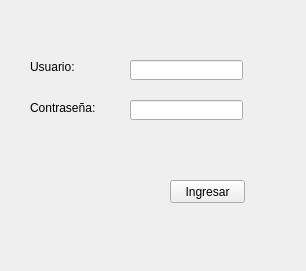
<?xml version="1.0" encoding="UTF-8"?>
<ui version="4.0">
 <class>MainWindow</class>
 <widget class="QMainWindow" name="MainWindow">
  <property name="geometry">
   <rect>
    <x>0</x>
    <y>0</y>
    <width>306</width>
    <height>271</height>
   </rect>
  </property>
  <property name="windowTitle">
   <string>Ventana Ingreso</string>
  </property>
  <widget class="QWidget" name="centralwidget">
   <widget class="QPushButton" name="boton_ingresar">
    <property name="geometry">
     <rect>
      <x>170</x>
      <y>180</y>
      <width>75</width>
      <height>23</height>
     </rect>
    </property>
    <property name="text">
     <string>Ingresar</string>
    </property>
   </widget>
   <widget class="QLineEdit" name="campo_usuario">
    <property name="geometry">
     <rect>
      <x>130</x>
      <y>60</y>
      <width>113</width>
      <height>20</height>
     </rect>
    </property>
   </widget>
   <widget class="QLineEdit" name="campo_password">
    <property name="geometry">
     <rect>
      <x>130</x>
      <y>100</y>
      <width>113</width>
      <height>20</height>
     </rect>
    </property>
   </widget>
   <widget class="QLabel" name="label">
    <property name="geometry">
     <rect>
      <x>30</x>
      <y>60</y>
      <width>46</width>
      <height>13</height>
     </rect>
    </property>
    <property name="text">
     <string>Usuario:</string>
    </property>
   </widget>
   <widget class="QLabel" name="label_2">
    <property name="geometry">
     <rect>
      <x>30</x>
      <y>100</y>
      <width>71</width>
      <height>16</height>
     </rect>
    </property>
    <property name="text">
     <string>Contraseña:</string>
    </property>
   </widget>
  </widget>
 </widget>
 <resources/>
 <connections/>
</ui>
